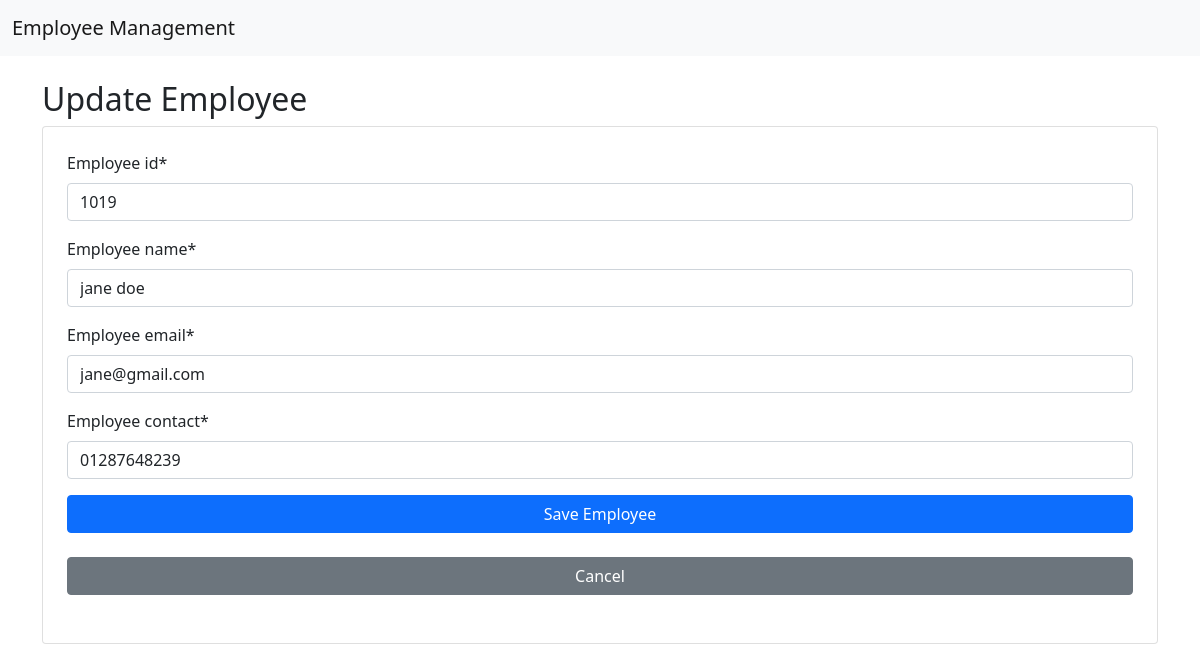
The page /update/4/ on the database its author committed.
### employee/models.py (models this page shows, shortened)
class Employee(models.Model):
    employee_id=models.CharField(max_length=20)
    employee_name=models.CharField(max_length=100)
    employee_email=models.EmailField()
    employee_contact=models.CharField(max_length=20)

### employee/views.py (the view)
# urls.py: path('update/<int:pk>/',update_employee, name= "update"),
def update_employee(request, pk):
    employee = Employee.objects.get(id=pk)
    if request.method == 'POST':
        form = EmployeeForm(request.POST, instance=employee)
        if form.is_valid():
            form.save()
            return redirect('list')
    else:
        form = EmployeeForm(instance=employee)
    return render(request, 'update.html', {'form':form})

### employee/forms.py
class EmployeeForm(forms.ModelForm):
    class Meta:
        model=Employee
        fields='__all__'

### employee/templates/update.html (shortened to what this page needs)
{% extends "base.html" %}
{%block content%}
{%load crispy_forms_tags%}
<h2> Update Employee</h2>
<form method="POST" class="form-group card p-4">
    {{form | crispy}}
    <button type="submit" class="btn btn-primary">Save Employee</button><br>
    <a href="{%url 'list'%} " class="btn btn-secondary">Cancel</a><br>
</form>
{% endblock %}

### rows shown on the page
Employee: employee_id "1019", employee_name "jane doe", employee_email "jane@gmail.com", employee_contact "01287648239"
